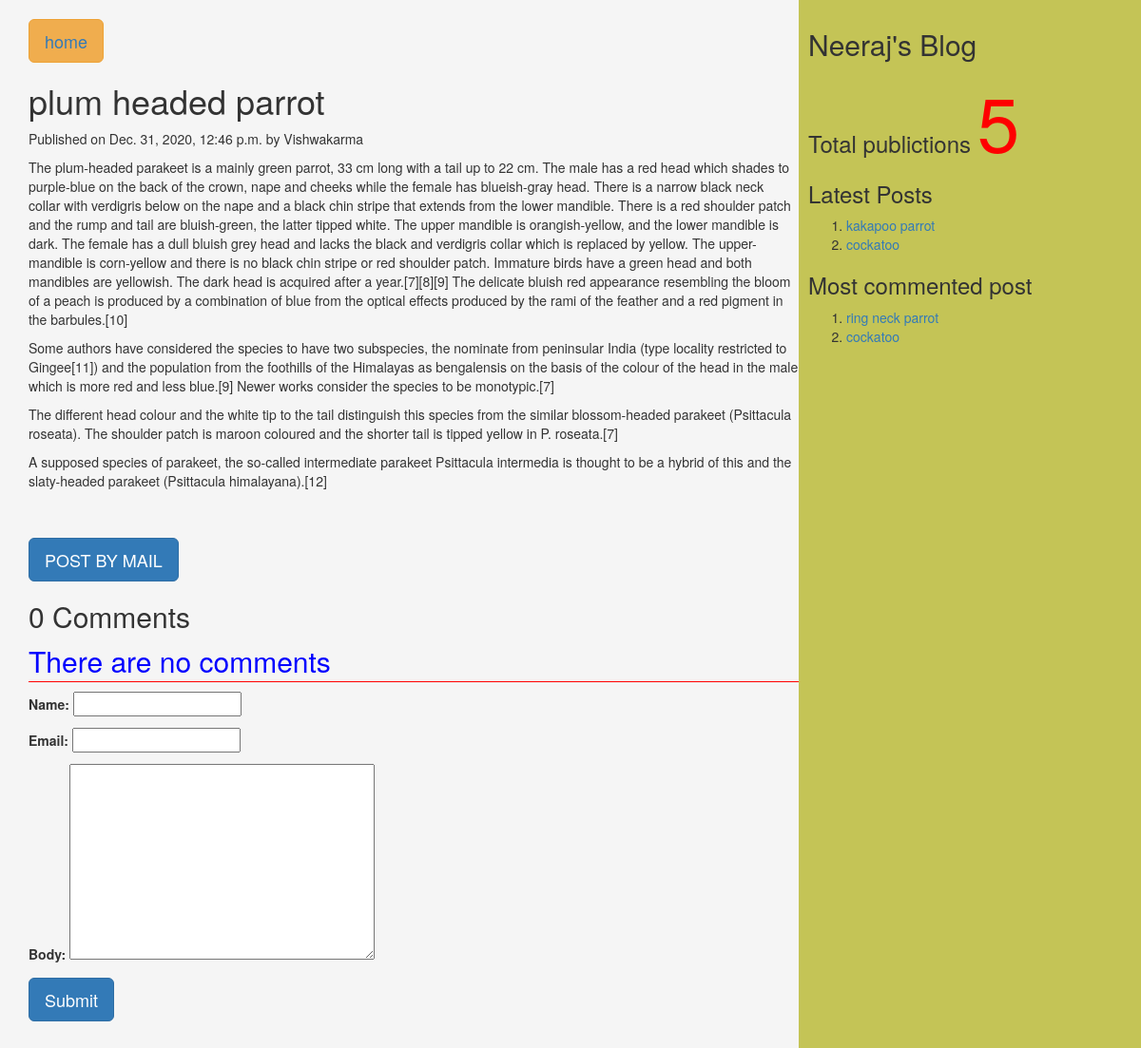
Page /2020/12/31/plum-headed-parrot on the committed database.
### myApp/models.py (models this page shows, shortened)
class Post(models.Model):
          tags=TaggableManager()
          STATUS_CHOICES=(('draft','Draft'),('published','Published'))
          title=models.CharField(max_length=256)
          slug=models.SlugField(max_length=264,unique_for_date='publish')
          author=models.ForeignKey(User,related_name='blog_posts',on_delete= models.CASCADE)
          body=models.TextField()
          publish=models.DateTimeField(default=timezone.now)
          created=models.DateTimeField(auto_now_add=True)
          updated=models.DateTimeField(auto_now=True)
          status= models.CharField(max_length=10,choices=STATUS_CHOICES,default='draft')
          objects=CustomManager()
          class Meta:
                ordering=('-publish',)
          def get_absolute_url(self):
                return reverse('post_detail',args=[self.publish.year,self.publish.strftime('%m'),self.publish.strftime('%d'),self.slug])

### myApp/views.py (the view, shortened to what this page needs)
# urls.py: url(r'(?P<year>\d{4})/(?P<month>\d{2})/(?P<day>\d{2})/(?P<post>[-\w]+)',views.post_detail_view,name='post_detail'),
def post_detail_view(request,year,month,day,post):
    post=get_object_or_404(Post,slug=post,publish__year=year,publish__month=month,publish__day=day)
    comments=post.comments.filter(active=True)
    csubmit=False
    form=CommentForm()
    d={'post':post,'form':form,'csubmit':csubmit,'comments':comments}
    return render(request,'myApp/post_detail.html',d)

### myApp/forms.py
class CommentForm(forms.ModelForm):
    class Meta:
        model=Comment
        fields=('name','email','body')

### myApp/models.py (called while the page is built)
    def get_queryset(self):
        return super().get_queryset().filter(status='published')

### myApp/templatetags/mytags.py (called while the page is built)
@register.simple_tag
def total_posts():
    return Post.objects.count()

@register.inclusion_tag('myApp/latest_post.html')
def show_latest_posts(count=3):
    latest_posts=Post.objects.order_by('-publish')[:count]
    return {'latest_posts':latest_posts}

@register.simple_tag
def get_most_commented_posts(count=2):
    return Post.objects.annotate(total_comments=Count('comments')).order_by('-total_comments')[:count]

### templates/myApp/post_detail.html (shortened to what this page needs)
<html>
    {%extends 'myApp/parent.html'%}
        {%block content_block%}
        <h2 class="btn btn-lg btn-warning" style="text-align:right"><a href="{%url "home"%}">home</a></h2>
        <h1>{{post.title}}</h1>
        <p>Published on {{post.publish}} by {{post.author|title}}</p>
                    {{post.body|linebreaks}} <br><br>
        <a href="/{{post.id}}/share" class='btn btn-lg btn-primary'>POST BY MAIL</a>
        {%with comments.count as comments_count%}
        <h2>{{comments_count}} Comment{{comments_count|pluralize}}</h2>
        {%endwith%}
        {%if comments%}
         {%for c in comments%}
         <p>Comment {{forloop.counter}} by {{c.name}}</p>
        <div>{{c.body|linebreaks}}</div>
        <hr>
        {%endfor%}
        {%else%}
         <p style="color:blue;font-size:30px;font-style:bold;border-bottom:1px red solid;">There are no comments</p>
        {%endif%}
         {%if csubmit%}
         <h2>Thank you..Your comment has been added successfully!!</h2>
         {%else%}
         <form  method="post">
           {{form.as_p}}
           <input type="submit" class='btn btn-lg btn-primary' value="Submit">
         </form>
         {%endif%}
        {%endblock%}

### templates/myApp/parent.html (shortened to what this page needs)
<html>
{%load mytags%}
    <head>
        <link rel="stylesheet" href="https://maxcdn.bootstrapcdn.com/bootstrap/3.3.7/css/bootstrap.min.css">
    </head>
    <body>
        <div class="content" style="width:70%;float:left;background-color:whitesmoke;height:300%;padding:0 0 0 30px">
              {%block content_block%}
              {%endblock%}
        </div>
        <div class="sidebar" style="width:30%;float:right;background-color:#c4c456;height:300%;padding:10px">
            <h2>Neeraj's Blog</h2>
            <h3>Total publictions
              <span style="color:red;font-size:80px">
              {%total_posts%}</span>
              <h3>Latest Posts</h3>
              {% show_latest_posts 2 %}
              <h3>Most commented post</h3>
              {%get_most_commented_posts as m%}
              <ol>
                {%for post in m%}
                <li><a href="{{post.get_absolute_url}}">{{post.title}}</a></li>
                {%endfor%}
              </ol>
            </h3>
        </div>
    </body>
</html>

### templates/myApp/latest_post.html
<!DOCTYPE html>
<html lang="en" dir="ltr">
  <body>
    <ol>
    {%for post in latest_posts%}
    <li><a href="{{post.get_absolute_url}}">{{post.title}}</a></li>
    {%endfor%}
    </ol>
  </body>
</html>

### rows in the picture
Post: title "plum headed parrot", publish "Dec. 31, 2020, 12:46 p.m.", author "Vishwakarma", body "The plum-headed parakeet is a mainly green parrot, 33 cm long with a tail up to 22 cm. The male has a red head which shades to purple-blue on the back of the crown, nape and cheeks while the female has blueish-gray head. There is a narrow black neck collar with verdigris below on the nape and a black chin stripe that extends from the lower mandible. There is a red shoulder patch and the rump and tail are bluish-green, the latter tipped white. The upper mandible is orangish-yellow, and the lower mandible is dark. The female has a dull bluish grey head and lacks the black and verdigris collar which is replaced by yellow. The upper-mandible is corn-yellow and there is no black chin stripe or…"
Post: title "kakapoo parrot"
Post: title "cockatoo"
Post: title "ring neck parrot"

### other values in the picture
{{ comments_count }} "0"
